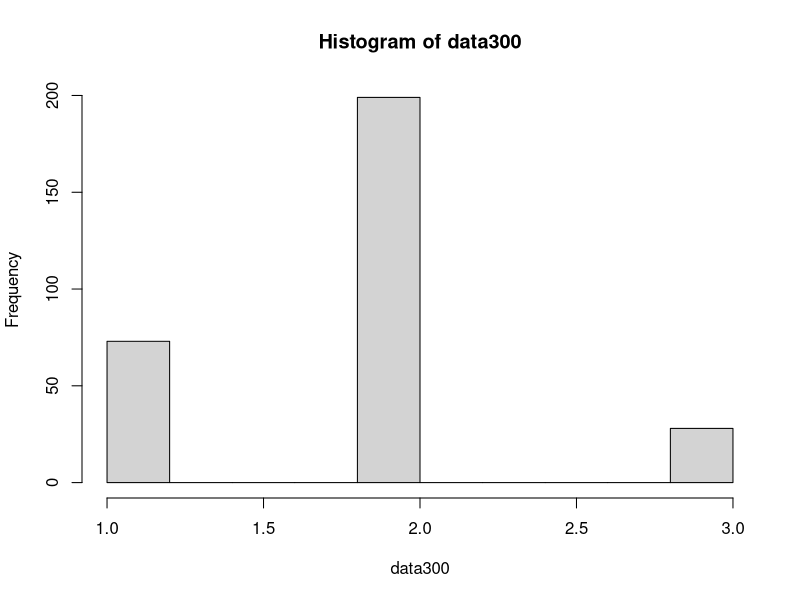
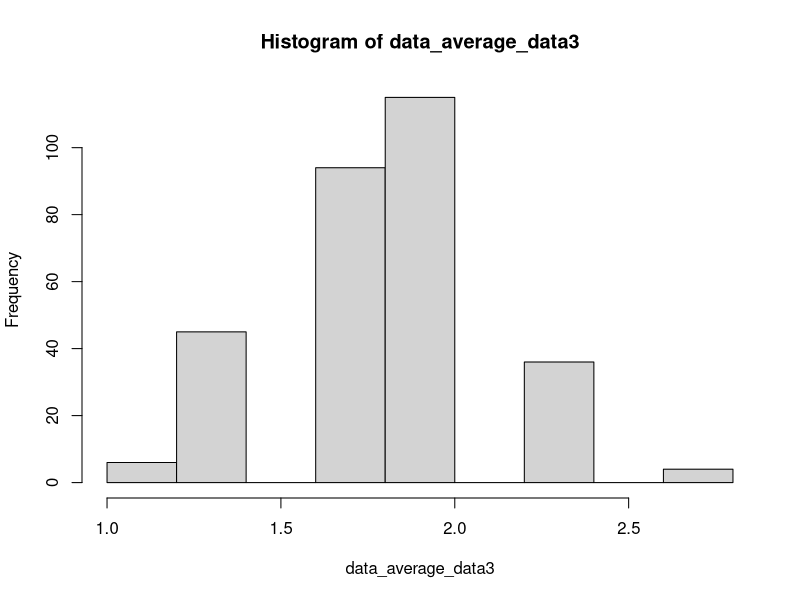

Recreate these plots in R, in order.
data1 <- rep(1,26000)
data2 <- rep(2,66300)
data3 <- rep(3,7700)
data <- append(append(data1,data2),data3)
shuffle <- sample(data,length(data))
data300 <- sample(shuffle, 300, replace = T)
hist(data300)
#plot(density(data300))

data_average_data3 <- NULL
for (i in 1:300){
  average_data3 <- mean(sample(shuffle, 3, replace = T))
  data_average_data3[i] <- average_data3
}
hist(data_average_data3)
#plot(density(data_average_data3))
mean(data_average_data3)
